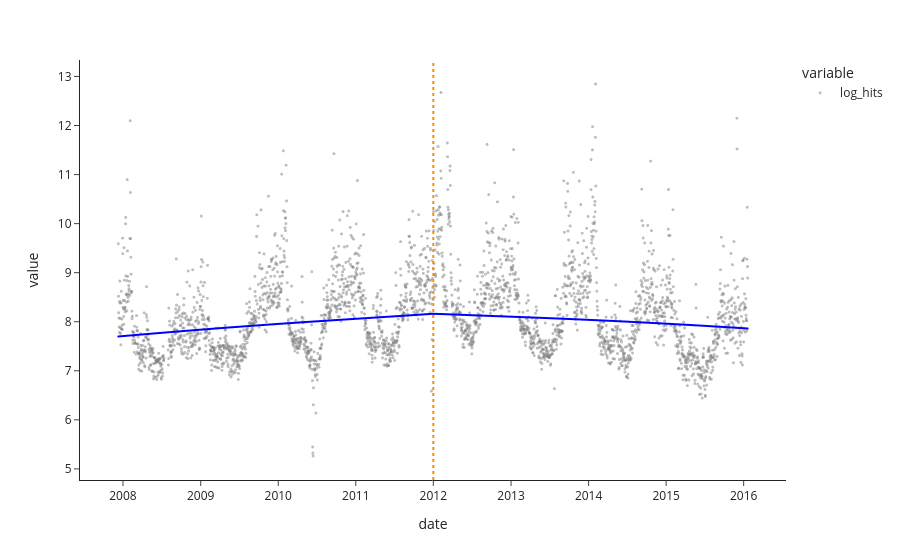

Notebook code cell kept with this figure:
### Markdown cell above
### Trend

In Prophet, **trend** is modeled as a piecewise linear function, broken up by “change points” where the slope of the trend line changes. For example, we can use LOWESS to visualize the slight change in trend in our Peyton Manning data.

### Code cell
g = px.scatter(df_manning['log_hits'], template='simple_white', opacity=0.5, color_discrete_sequence=['gray'],
               trendline="lowess", trendline_options=dict(frac=1), trendline_color_override='blue')

g.add_vline(x='2012-01-01', line_width=2, line_color="darkorange", line_dash='dot', opacity=1)

g.update_traces(marker={'size': 3})
g.update_layout()

### Figure 1 — Plotly figure (JSON) as saved in the notebook; plotly's stock layout.template omitted (floating-point values rounded to 4 significant figures; data arrays with more than 128 entries replaced by an {"elided": "..."} marker saying what was removed)
{"data": [{"hovertemplate": "variable=log_hits<br>date=%{x}<br>value=%{y}<extra></extra>", "legendgroup": "log_hits", "marker": {"color": "gray", "opacity": 0.5, "size": 3, "symbol": "circle"}, "mode": "markers", "name": "log_hits", "showlegend": true, "type": "scattergl", "x": {"elided": "2905 str values"}, "xaxis": "x", "y": {"elided": "2905 float values"}, "yaxis": "y"}, {"hovertemplate": "<b>LOWESS trendline</b><br><br>variable=log_hits<br>date=%{x}<br>value=%{y} <b>(trend)</b><extra></extra>", "legendgroup": "log_hits", "line": {"color": "blue"}, "marker": {"color": "gray", "size": 3, "symbol": "circle"}, "mode": "lines", "name": "log_hits", "showlegend": false, "type": "scattergl", "x": {"elided": "2905 str values"}, "xaxis": "x", "y": {"elided": "2905 float values"}, "yaxis": "y"}], "layout": {"legend": {"title": {"text": "variable"}, "tracegroupgap": 0}, "margin": {"t": 60}, "shapes": [{"line": {"color": "darkorange", "dash": "dot", "width": 2}, "opacity": 1, "type": "line", "x0": "2012-01-01", "x1": "2012-01-01", "xref": "x", "y0": 0, "y1": 1, "yref": "y domain"}], "xaxis": {"anchor": "y", "domain": [0, 1], "title": {"text": "date"}}, "yaxis": {"anchor": "x", "domain": [0, 1], "title": {"text": "value"}}}}
